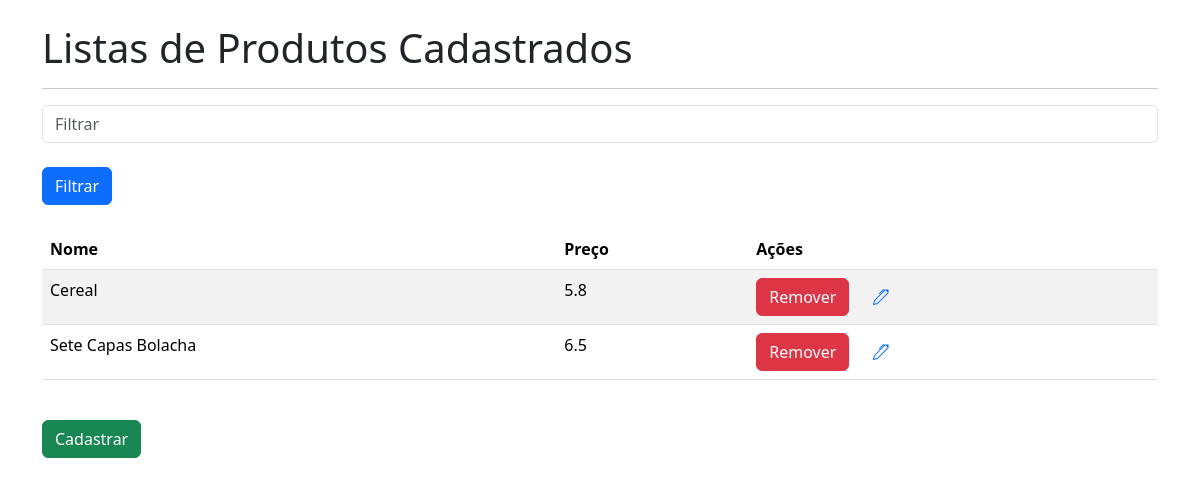
Page /produtos/listar/ on the earlier database version.
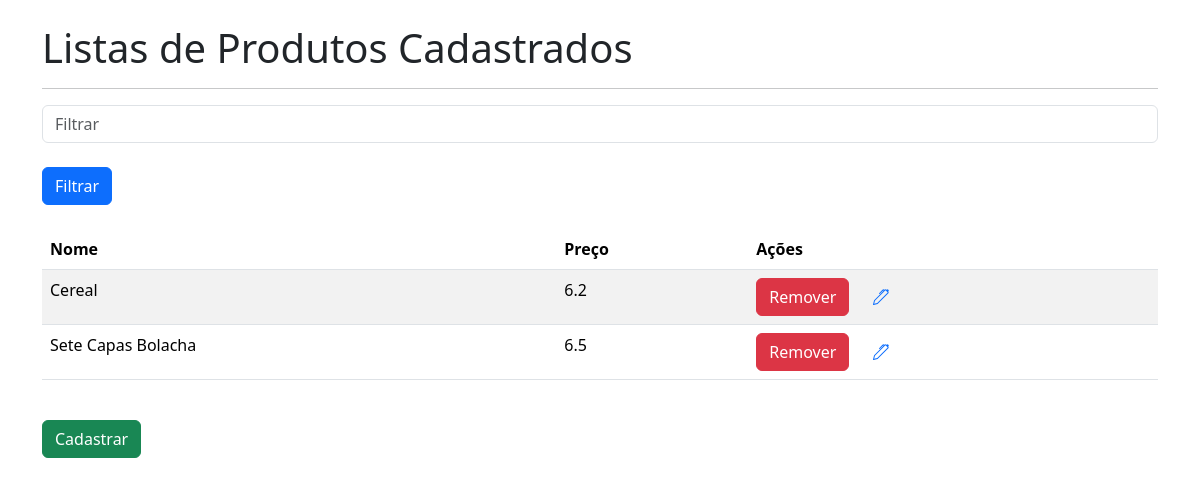
Same page on the later database version.
### produtos/models.py (models this page shows, shortened)
class Produto(models.Model):
    nome_produto = models.CharField(max_length=100)
    preco_produto = models.FloatField()

### produtos/views.py (the view)
# urls.py: path("listar/", views.listar, name='listar'),
def listar(request):
    filtrar_produto = request.GET.get("filtrar_produto")
    if filtrar_produto:
        produtos = Produto.objects.filter(nome_produto__icontains=filtrar_produto)
    else:
        produtos = Produto.objects.all()
    return render(request, "listar.html", {"produtos": produtos})

### produtos/templates/listar.html (shortened to what this page needs)
<!doctype html>
<html lang="en">
  <head>
    <link href="https://cdn.jsdelivr.net/npm/bootstrap@5.3.3/dist/css/bootstrap.min.css" rel="stylesheet">
  </head>
  <body>
    <div class="container">
        <br>
        <h1>Listas de Produtos Cadastrados</h1>
        <hr>
        <form action="/produtos/listar/">
            <input type="text" placeholder="Filtrar" name="filtrar_produto" class="form-control">
            <br>
            <input type="submit" value="Filtrar" class="btn btn-primary">
            <br><br>
        </form>
        <table class="table table-striped">
            <thead>
              <tr>
                <th scope="col">Nome</th>
                <th scope="col">Preço</th>
                <th scope='col'>Ações</th>
              </tr>
            </thead>
            <tbody>
                {% for produto in produtos %}
                    <tr>
                        <td>{{produto.nome_produto}}</td>
                        <td>{{produto.preco_produto}}</td>
                        <td><a href="/produtos/deletar/{{produto.id}}" class="btn btn-danger">Remover</a>
                        <abbr title="Editar Produto">
                          <a href="{% url "alterar" produto.id %}">
                          </a>
                        </abbr>
                        </td>
                    </tr>
                {% endfor %}
            </tbody>
        </table>
        <br>
        <a href="../cadastrar/" class="btn btn-success">Cadastrar</a>
    </div>
  </body>
</html>

Differences in the rows shown:
changed Produto "Cereal": preco_produto "5.8" → "6.2"
